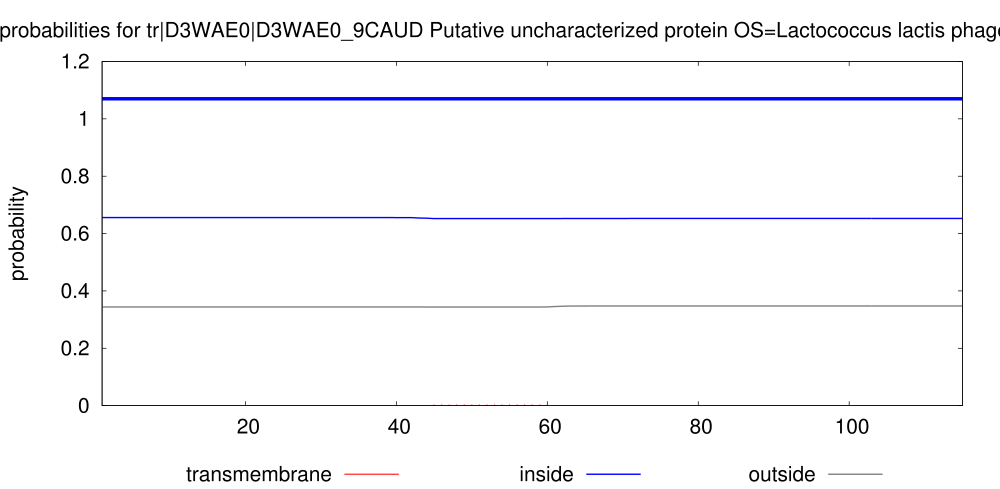

Recreate this plot in gnuplot.
set arrow from 1,1.07 to 115,1.07 nohead lt 3 lw 10
set key below
set title "TMHMM posterior probabilities for tr|D3WAE0|D3WAE0_9CAUD Putative uncharacterized protein OS=Lactococcus lactis phage p2 PE=4 SV=1 ORF=23"
set yrange [0:1.2]
set size 2., 1.4
#set xlabel "position"
set ylabel "probability"
set xrange [1:115]
# Make the ps plot
set term postscript eps color solid "Helvetica" 30
set output "./TMHMM_9908/tr_D3WAE0_D3WAE0_9CAUD.eps"
plot "./TMHMM_9908/tr_D3WAE0_D3WAE0_9CAUD.plp" using 1:4 title "transmembrane" with impulses lt 1 lw 3, \
"" using 1:3 title "inside" with line lt 3 lw 4, \
"" using 1:5 title "outside" with line lt 9 lw 4
exit
